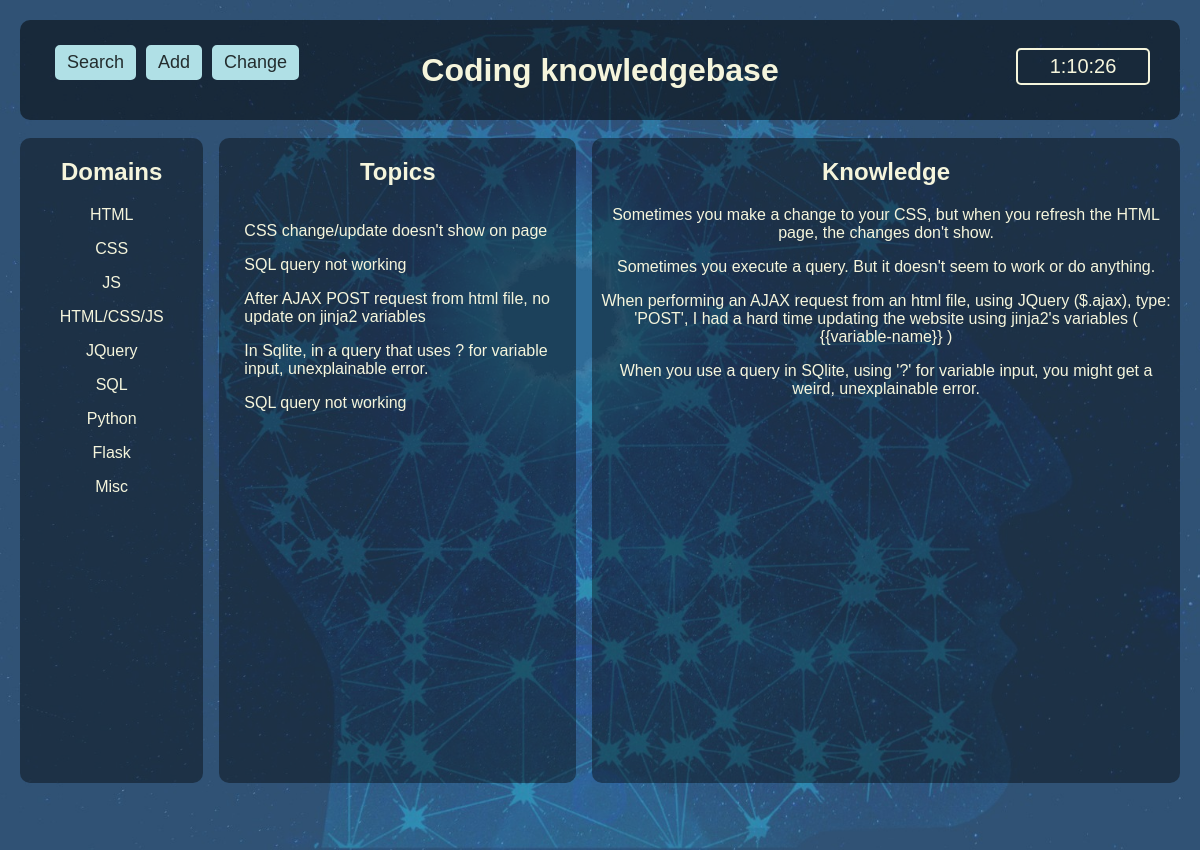
The page /dump on the database as committed earlier.
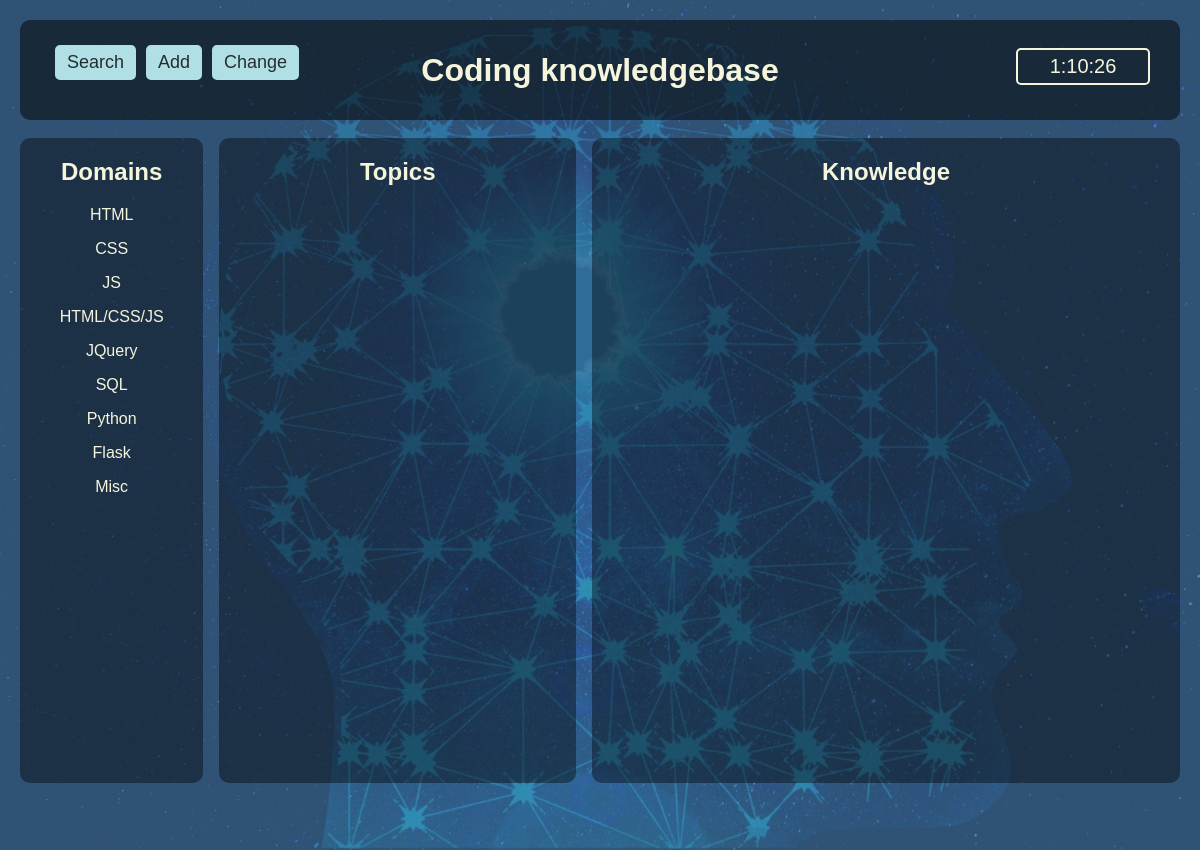
The same page on the database as committed later.
### tables this page shows
CREATE TABLE domains (
                                        domain_id integer PRIMARY KEY,
                                        name text NOT NULL                                    
                                    );

CREATE TABLE topics (
                                        topic_id integer PRIMARY KEY,
                                        name text NOT NULL,
                                        domain int,
                                        foreign key(domain) references domains(domain_id)
                                    );

CREATE TABLE knowledge (
                                        know_id integer PRIMARY KEY,
                                        domain int,
                                        topic int,
                                        problem text NOT NUll,
                                        solution text NOT NULL,
                                        foreign key(domain) references domains(domain_id),
                                        foreign key(domain) references domains(domain_id)
                                    );

### flask_app.py (the view)
@app.route('/dump',methods=['GET','POST'])
def dump():
    domain_list = []
    domain_list = get_domains()
    topic_list = []
    topic_list = get_topics()
    knowledge_list = []
    knowledge_list = get_knowledge_all()#
    if request.method == "POST":
        print("todo")
    return render_template('dump.html', domain_list=domain_list, topic_list=topic_list, knowledge_list=knowledge_list)

### db.py (called while the page is built)
def connect_to_db(db_file):
    conn = None
    try:
        conn = sqlite3.connect(db_file)
        print("** Connection established")
        return conn
    except Error as e:
        print(e)
    return conn

def get_domains():
    database = "knowledge.db"
    conn = connect_to_db(database)
    c = conn.cursor()
    query = '''select name from domains'''
    c.execute(query)
    data = c.fetchall()
    output = []
    for d in data:
        output.append(d[0])
    return output

def get_topics():
    database = "knowledge.db"
    conn = connect_to_db(database)
    c = conn.cursor()
    query = '''select name, domain from topics'''
    c.execute(query)
    data = c.fetchall()
    output = []
    for d in data:
        output.append(d[0])
    return output

def get_knowledge_all():
    database = "knowledge.db"
    conn = connect_to_db(database)
    c = conn.cursor()
    query = '''select domain, topic, problem, solution from knowledge'''
    c.execute(query)
    data = c.fetchall()
    output = []
    for d in data:
        output.append(d[2])
    query = '''select name, domain from topics'''
    c.execute(query)
    data = c.fetchall()
    query = '''select * from knowledge'''
    c.execute(query)
    data = c.fetchall()
    print("------ > * from knowledge: ", data)
    query = '''select * from topics'''
    c.execute(query)
    data = c.fetchall()
    print("------ > * from topics: ", data)
    return output

### templates/dump.html (shortened to what this page needs)
<!DOCTYPE html>
<html lang="en">
<head>
    <link rel="stylesheet" href="/static/style.css">
</head>
<body onload="startTime()">
    <div class="container">
        <div class="top">
            <div class="top-menu">
                <a href="/"><button class="top_btn">Search</button></a>
                <a href="/new"><button class="top_btn">Add</button></a>
                <a href="/change"><button class="top_btn">Change</button></a>
            </div>
            <h1>Coding knowledgebase</h1>
            <div id="clock"></div>
        </div>
        <div class="main">
            <div id="index1">
                <h2>Domains</h2>
                {% for domain in domain_list %}
                    <p>{{domain}}</p>
                {% endfor %}
            </div>
            <div id="index2">
                <h2>Topics</h2>
                <div class="topic_list">
                    {% for topic in topic_list %}
                        <p>{{topic}}</p>
                    {% endfor %}
                </div>
            </div>
            <div id="knowledge">
                <h2>Knowledge</h2>
                <div class="knowledge_list">
                    {% for k in knowledge_list %}
                        <p>{{k}}</p>
                    {% endfor %}
                </div>
            </div>
        </div>
    </div>
</body>
</html>

### static/style.css (style rules this page uses)
body { font-family: 'Trebuchet MS', 'Lucida Sans Unicode', 'Lucida Grande', 'Lucida Sans', Arial, sans-serif; color: beige; margin: 0; }
.container { background-image: url("/static/img/binary3.jpg"); background-size: cover; background-repeat: no-repeat; padding-top: 10px; }
button { font-family: 'Trebuchet MS', 'Lucida Sans Unicode', 'Lucida Grande', 'Lucida Sans', Arial, sans-serif; color: rgba(0, 0, 0, 0.8); background-color: beige; font-size: 18px; border-radius: 5px; padding: 5px 10px; border-style: none; border: solid 2px beige; }
.top_btn { background-color: powderblue; border-color:powderblue; display: inline; float: left; margin-right: 10px; }
.top { background-color: rgba(0,0,0,0.5); height: 10vh; text-align: center; padding: 10px; border-radius: 10px; margin: 10px 20px 10px 20px; margin-top: 10px; }
.top-menu { position:absolute; top: 5vh; left: 50px; padding: 5px; text-align: left; }
#clock { position:absolute; top: 6vh; right: 50px; font-size: 20px; border: 2px solid beige; padding: 5px; width: 120px; border-radius: 5px; }
h1 { margin: auto; margin-top: 2.8vh; }
.main { display: flex; height: 90vh; max-width: 98vw; margin: auto; }
#index1 { height: 80vh; background-color: rgba(0,0,0,0.4); margin: 8px; padding: 5px; padding-top: 0px; width: 15%; min-width: 150px; text-align: center; border-radius: 10px; }
#index2 { height: 80vh; background-color: rgba(0,0,0,0.4); margin: 8px; padding: 5px; padding-top: 0px; width: 30%; min-width: 300px; text-align: center; border-radius: 10px; }
#knowledge { height: 80vh; background-color: rgba(0,0,0,0.4); margin: 8px; padding: 5px; padding-top: 0px; width: 50%; min-width: 400px; text-align: center; border-radius: 10px; }
.topic_list { text-align: left; margin-left: 20px; height: 70vh; overflow-y: auto; }

Rows that differ between the two databases and show on the page:
removed topics: name "CSS change/update doesn't show on page"
removed topics: name "SQL query not working"
removed topics: name "After AJAX POST request from html file, no update on jinja2 variables"
removed topics: name "In Sqlite, in a query that uses ? for variable input, unexplainable error."
removed topics: name "SQL query not working"
removed knowledge: problem "Sometimes you make a change to your CSS, but when you refresh the HTML page, the changes don't show."
removed knowledge: problem "Sometimes you execute a query. But it doesn't seem to work or do anything."
removed knowledge: problem "When performing an AJAX request from an html file, using JQuery ($.ajax), type: 'POST', I had a hard time updating the website using jinja2's variables ( {{variable-name}} )"
removed knowledge: problem "When you use a query in SQlite, using '?' for variable input, you might get a weird, unexplainable error."
